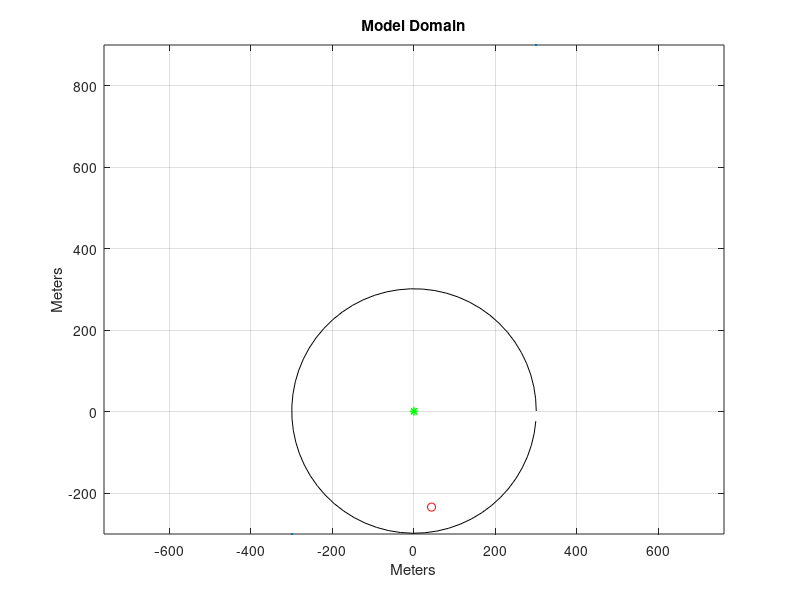

Reproduce this figure in MATLAB. (Note: this script raises an error after producing the figure.)
clear all
close all
fishpath = input('Enter the save to path in single quotes with final backslash: ');

for iter = 1:30
clearvars -except iter fishpath
close all
%recon = 1; % = menu('Run with ', 'Override', 'No override');
global_cooldown = 60*60;
local_cooldown = 60*60;
SAOVR_start = 0;

%% Remus parameters
numHydro = 1; %one hydrophone on REMUS
r = 1.8; %movement of REMUS at 1.8 m / s

refresh_time = 31;  %redraw every refresh_time timesteps
radius = 300; %maximum radius, outside of which fish cannot be detected
disp('Radius & Speed')
disp(radius)
disp(r)
%change_stop represents each timepoint that REMUS reaches and changes
%direction at, with change of angle t
leg_length = 600;
join_length = 400;
num_legs = 1;

%change_stop = [0, 601, 802, 1403, 1604, 2205, 2406, 3007, 3208, 3809];
change_stop = zeros(num_legs*2,1);
for n = 1:(2*num_legs) - 1;
    if mod(n,2)
        %disp('odd')
        change_stop(n+1)  = change_stop(n) + leg_length;
    else 
        %disp('even')
        change_stop(n+1)  = change_stop(n) + join_length;
    end
end
change_stop; %This is the cumulative distance
change_stop_time = change_stop / r; %This is the cumulative time at each stop
maxTime = ceil(max(change_stop_time)); %just a test number at the moment, to be amended

%t = [90, 0, 270, 0, 90, 0, 270, 0, 90, 0];
t = zeros(num_legs*2,1);
t(1) = 90;
for n = 2:(2*num_legs) - 1;
    
    if mod(n,2)
        %disp('odd')
        t(n)  = mod(361,t(n-2)+91);    
    else 
        %disp('even')
        t(n)  = 0; %if odd, then the next (even) stop is angle 0
    end
end
ind = find(t == 180);
t(ind) = 270;

t = t*pi/180; %convert to radians for sin,cos

dx = r * cos(t(1));
dy = r * sin(t(1));

p = 0:0.1:2*pi;

%% set initial position
x_remus = zeros(maxTime,1);
y_remus = zeros(maxTime,1);
tstamp = zeros(maxTime,6);
%x & y coordinates of first position of the hydrophone
x_remus(1) = 0; %585600;
y_remus(1) = 0; %4628100;

xrange = (radius * cos(p))+ x_remus(1);
yrange = (radius * sin(p))+ y_remus(1);

%% setup figure
%define the domain based on the number of legs, provide a 50 m buffer
domain_end_x = (join_length * (num_legs -1)) + radius;
domain_end_y = leg_length + radius

bounds = [-(radius), -(radius); domain_end_x, domain_end_y];

fig = figure('name','Domain','numbertitle','off');
plot(bounds(:,1),bounds(:,2),'.');
hold on;
grid on;

axis equal; %Axes set to equal for aestheic purposes.

%This sets the labels for the axes and title - these may not be relevant
xlabel('Meters');
ylabel('Meters');
title('Model Domain');

plot(x_remus(1),y_remus(1),'g*'); %plotting first points on figure
hold on
radius_handle = plot(xrange, yrange, 'k');

%% Fish paramters
tag_burst_rate = 5; 

numFish = 1; %Number of fish to model; 
%Create an x,y matrix of random fish positions

%for f = 1%:numFish
    FishID = iter;
    FishX = randi([bounds(1,1), bounds(2,1)],1,1);
    FishY = randi([bounds(1,2), bounds(2,2)],1,1);
    %range_record_all = [];
    %tag_start = rand(1);
    %tag_signal = (tag_start:tag_burst_rate:maxTime);
    %tag_signal = tag_signal';
    Fish = struct('fish',FishID, 'fish_east',FishX, 'fish_north',FishY,'burst_rate',tag_burst_rate,'detect_r', radius,'Record', []);
    pv = strcat(['save ',fishpath,'Fish_',num2str(iter),'.mat Fish']) 
    eval(pv)

%end
%clear Fish

%for f = 1:numFish
    %eval(['load E:\ReconSim\Fish_', num2str(iter)])
    plot(Fish.fish_east,Fish.fish_north,'or')
%end


%clear Fish*

%% main loop - step the remus

%Nested loop cycling through every movement of hydrophone
figure(1)
counter = 1;
for i = 2:maxTime;
    tstamp(i,:) = clock;
    for j = 2:length(change_stop)
        %if REMUS reaches a value in change_stop then it will change
        %direction based on angle set at t
        if  i >= change_stop_time(j)
            dx = r * cos(t(j));
            dy = r * sin(t(j));
   
        end
    end

    %Gives the hydrophone a new y & x position
    y_remus(i) = y_remus(i-1) + dy;
    x_remus(i) = x_remus(i-1) + dx;
    counter(i) = i;
    delete(radius_handle)
    
    xrange = (radius * cos(p))+ x_remus(i);
    yrange = (radius * sin(p))+ y_remus(i);
    radius_handle = plot(xrange, yrange, 'k');
    
       %plots new points on figure
    plot(x_remus(i),y_remus(i), 'g*');
    
    tagid = CheckTag(x_remus(i), y_remus(i), radius, iter,fishpath);
    
    if tagid > 0; % A default tag id of zero is returned by CheckTag if no tag is heard
        %[gorecon,expires] = CheckCoolDown(SAOVR_start, tagid, global_cooldown, local_cooldown, i)
        if SAOVR_start == 0;
            SAOVR_start = i; %Set new criteria so it won't execute twice 
            gorecon = 1;
        else
            gorecon = 0;
        end
        
        %SAOVR_start = expires
        if gorecon == 1;
           
            [x_remus(i), y_remus(i), new_i, xremus, yremus, ststamp] = SAOVR_LPW(i, r, counter(i), xrange, yrange, x_remus(i), y_remus(i), radius, refresh_time, dx, dy);
            %SAOVR has its own runtime clock starting at 1 and going to manuver time and needs to be rectified
            
        end  
    end
        
    %legend(num2str(i))
    
%     for j = 1:numFish
%         %gives the fish a new y & x position (between -swim or swim)
%         allFishInfoZM(i,2,j) = allFishInfoZM(i-1,2,j) + swim_speed(j)*(rand()-0.48);
%         allFishInfoZM(i,1,j) = allFishInfoZM(i-1,1,j) + swim_speed(j)*(rand()-0.48) ;
%         plot(allFishInfoZM(i,1,j),allFishInfoZM(i,2,j),fishColor(j));
%     end
    
    if  mod(i,refresh_time) == 0
        
        drawnow
    end
end


disp('End of REMUS Run')

%% Combine and sort regular and override time records
tstamp = datenum(tstamp);
ststamp = datenum(ststamp);
combined_record_all = [x_remus, y_remus, tstamp; xremus', yremus', ststamp];

combined_record_all = sortrows(combined_record_all,3);

x_remus_all = combined_record_all(:,1);
y_remus_all = combined_record_all(:,2);
mission_time = combined_record_all(:,3);

%% check fish-remus interactions
% Need to interpolate remus position at tag time
   
for f = 1:numFish
    range_record_all = [];
    pv = strcat(['load ',fishpath,'Fish_', num2str(iter)])
    eval(pv)
    disp(Fish)
 
    
    for i = 1:maxTime
        
        Dx = x_remus_all(i) - Fish.fish_east;
        Dy = y_remus_all(i) - Fish.fish_north;
        
        displacement = sqrt(Dx.*Dx + Dy.*Dy);

        %Check to see if fish in range of hydrophone
        if(displacement <= radius)
            %display(['In range of fish ', num2str(j), ' at time ', num2str(i)]);  
            range_record = [i displacement];
            range_record_all = [range_record_all; range_record];
                 
        end %end check loop
     %range_record_all
    end %end time loop
    range_record_all(1,:)=[]; %First row is always 2,399 and change, not sure why
    Fish.Record = range_record_all;
    pv = strcat(['save ',fishpath,'Fish_',num2str(iter),'.mat Fish'])
    eval(pv)
     
 end %end fish loop
        
clear Fish* 

end
 
